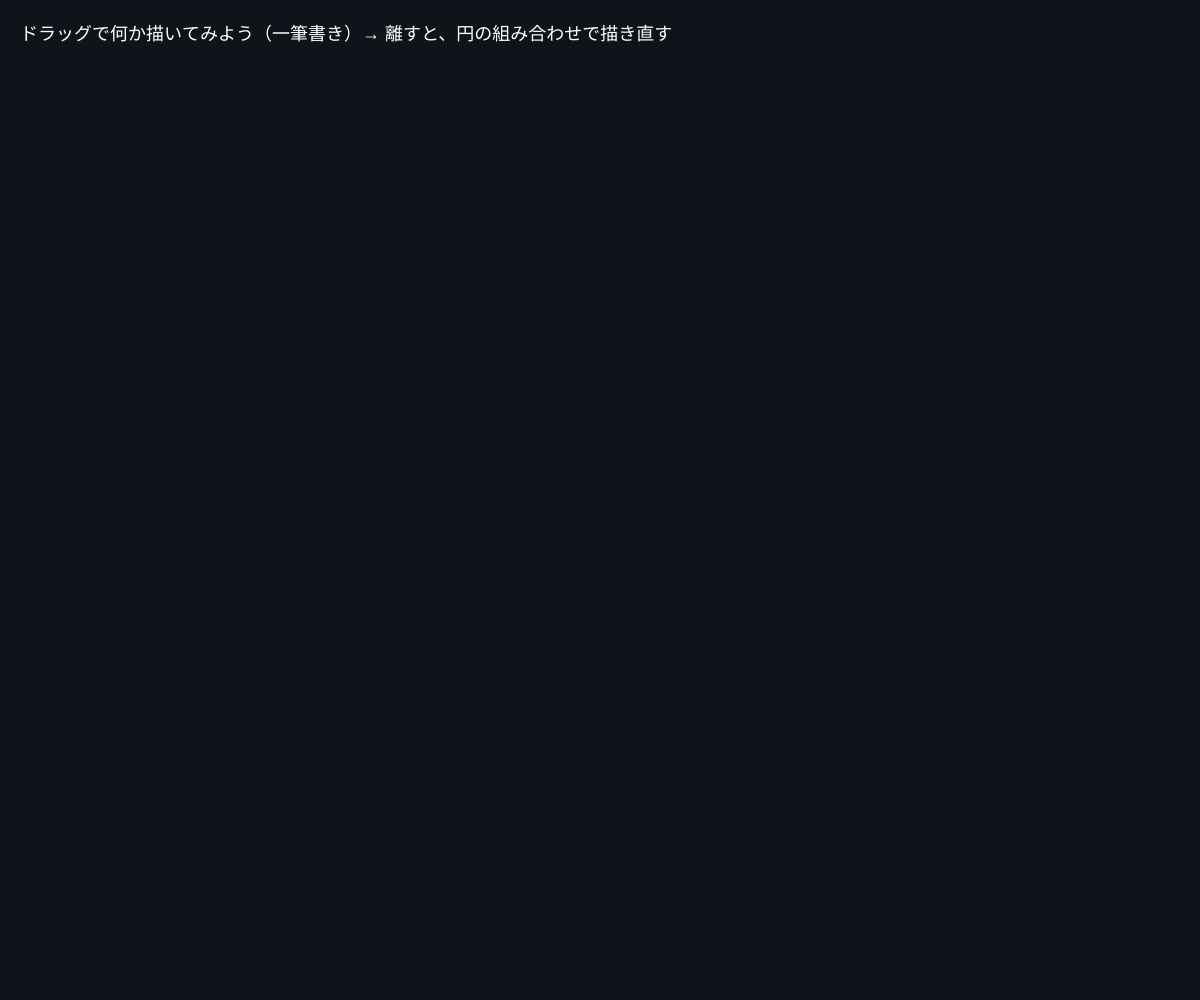
Frame 1 (no input)
Frame 60 (no input): identical to frame 1, image omitted
Frame 120 (the mouse pressed at the canvas centre since frame 60): identical to frame 1, image omitted

The p5.js sketch that drew this single still picture (run headless with seeded random() and noise() and a simulated clock; from frame 60 on, the mouse is pressed at the canvas centre):

// p5.js sketch
// ── sketch.js
// ============================================
// 06 エピサイクル（フーリエ変換でお絵かき）
// マウスで描いた線を、フーリエ変換で「回転する円の組み合わせ」に分解する
// 円を何個も重ねて回すと、元の絵がそっくり描き直される
// ドラッグで描く → 離すと再生 / マウス左右（再生中）= 使う円の数 / C で消す
// ============================================

let drawing = []; // 描いた点
let fourier = []; // 分解結果
let time = 0;
let path = []; // 再生で描いた点
let state = 'draw';
let numCircles = 0;

function setup() {
  createCanvas(windowWidth, windowHeight);
  colorMode(HSB, 360, 100, 100, 100);
}

function draw() {
  background(220, 40, 10);

  if (state === 'draw') {
    stroke(170, 80, 100);
    strokeWeight(3);
    noFill();
    beginShape();
    for (let p of drawing) vertex(p.x, p.y);
    endShape();
    noStroke();
    fill(0, 0, 100);
    textSize(18);
    text('ドラッグで何か描いてみよう（一筆書き）→ 離すと、円の組み合わせで描き直す', 20, 40);
    return;
  }

  numCircles = floor(map(mouseX, 0, width, 1, fourier.length, true));

  // ---- 円を重ねて、先端の位置を求める ----
  let x = width / 2, y = height / 2;
  for (let i = 0; i < numCircles; i++) {
    let f = fourier[i];
    let px = x, py = y;
    x += f.amp * cos(f.freq * time + f.phase);
    y += f.amp * sin(f.freq * time + f.phase);
    // 円と腕
    stroke(0, 0, 100, 25);
    strokeWeight(1);
    noFill();
    circle(px, py, f.amp * 2);
    stroke(0, 0, 100, 60);
    line(px, py, x, y);
  }
  path.unshift({ x, y });
  if (path.length > drawing.length) path.pop();

  // 描いた軌跡
  stroke(40, 90, 100);
  strokeWeight(3);
  noFill();
  beginShape();
  for (let p of path) vertex(p.x, p.y);
  endShape();

  // 元の絵（うすく）
  stroke(170, 60, 100, 25);
  strokeWeight(2);
  beginShape();
  for (let p of drawing) vertex(p.x, p.y);
  endShape();

  time += TWO_PI / drawing.length;
  if (time > TWO_PI) {
    time = 0;
    path = [];
  }

  noStroke();
  fill(0, 0, 100);
  textSize(18);
  text('円 ' + numCircles + ' 個 / ' + fourier.length + '（マウス左右で増減）　C で描き直す', 20, 40);
}

// ★ 2次元の DFT：x を実部、y を虚部とみなして分解する
function dft2D(pts) {
  let N = pts.length;
  let out = [];
  for (let k = 0; k < N; k++) {
    let re = 0, im = 0;
    for (let n = 0; n < N; n++) {
      let phi = (TWO_PI * k * n) / N;
      re += pts[n].x * cos(phi) + pts[n].y * sin(phi);
      im += -pts[n].x * sin(phi) + pts[n].y * cos(phi);
    }
    re /= N;
    im /= N;
    out.push({ re, im, freq: k, amp: sqrt(re * re + im * im), phase: atan2(im, re) });
  }
  return out;
}

function mousePressed() {
  if (state === 'playing') return;
  drawing = [];
}
function mouseDragged() {
  if (state === 'draw') drawing.push({ x: mouseX - width / 2, y: mouseY - height / 2 });
}
function mouseReleased() {
  if (state === 'draw' && drawing.length > 10) {
    // 点の数を減らして計算を軽くする（最大 300 点）
    let stepN = max(1, floor(drawing.length / 300));
    let pts = drawing.filter((_, i) => i % stepN === 0);
    // 画面座標に戻す
    drawing = pts.map((p) => ({ x: p.x + width / 2, y: p.y + height / 2 }));
    fourier = dft2D(pts);
    // 負の周波数を正しく扱う（k > N/2 は負の周波数）
    for (let f of fourier) if (f.freq > pts.length / 2) f.freq -= pts.length;
    fourier.sort((a, b) => b.amp - a.amp); // 大きい円から順に
    time = 0;
    path = [];
    state = 'playing';
  }
}
function keyPressed() {
  if (key === 'c' || key === 'C') {
    state = 'draw';
    drawing = [];
    path = [];
  }
}

// ---------- やってみよう ----------
// 1. 円 1 個、2 個、5 個、全部、と増やして、絵がだんだん正確になるのを見よう
// 2. 大きい円 = 低い周波数（おおまかな形）、小さい円 = 高い周波数（細かいギザギザ）
// 3. 星や文字を描いてみよう。角のある絵ほど円がたくさん必要
